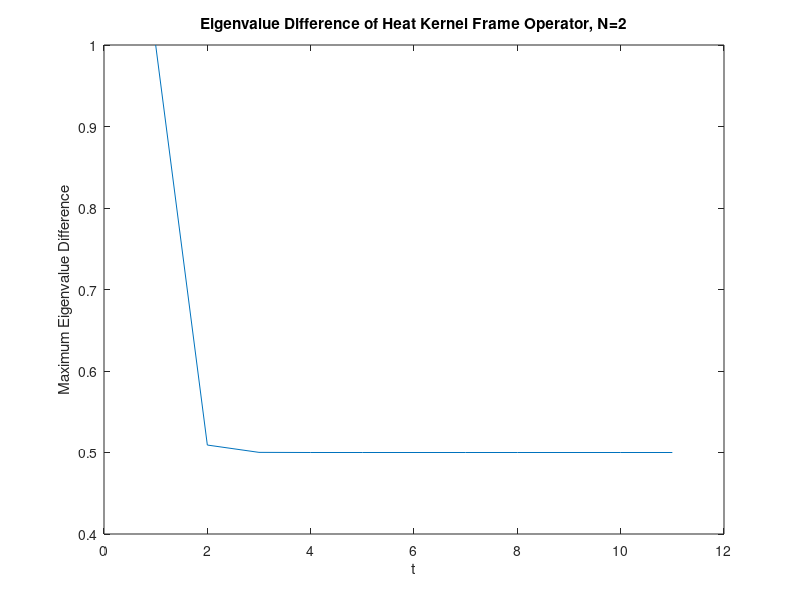

This chart was generated by the following MATLAB code: (Note: this script raises an error after producing the figure.)
clear
clc
close all

% Circle Graph Laplacian
A = [0 1; 1 0];
D = diag([1 1]);
L = D - A;

% Calculate the eigenvectors
[V1, D1] = eig(L);
v1 = V1(:, 1);
v2 = V1(:, 2);
v1_c = conj(v1)';
v2_c = conj(v2)';

% DFT and IDFT matrices filled with 5th roots of unity and their powers
dft = dftmtx(2);    
idft = dft';

% The graph heat kernel is the matrix exponential exp(-tL) for three values
% of time 't'

g_t = @(t) expm(-t*L);

% Create the analysis operator
eig_diff_arr = [];
count = 1;
for t=0:1:10
    g = g_t(t);
    A = [g(1,1)*v1_c; g(1,2)*v2_c; g(2,1)*v1_c; g(2,2)*v2_c];
    S = A*ctranspose(A);
    D = eig(S);
    eig_diff = max(D)-min(D);
    eig_diff_arr(count) = eig_diff;
    count = count + 1;
end
plot(eig_diff_arr)
xlabel('t')
ylabel('Maximum Eigenvalue Difference')
title('Eigenvalue Difference of Heat Kernel Frame Operator, N=2')

%% Circle(N)
clear
clc
close all

% Now repeat the above analysis but for circle graphs of varying sizes.
% Create the graph Laplacian for size N

tol = 1e-12;
for i=[5,6,7,8,9,10]
    s = [];
    t = [];
    for j=1:i
        if j ~= i
            s(j)=j;
            t(j)=j+1;
        end
    end
    s(j)=j;
    t(j)=1;
    
    G = graph(s, t);
    L = full(laplacian(G));
    [V1, D1] = eig(L);
    
    V1_conj = ctranspose(V1);
    a = 1/sqrt(i)*ctranspose(dftmtx(i));
    
    g_t = @(t) expm(-t*L);

    % Create the analysis and frame operator
    eig_diff_arr = [];
    count = 1;
    times = [1e-5, 1e-4, 1e-3, 1e-2, 1e-1, 1, 10, 100, 1000, 10000, 100000];
    times_str = {'1e-5', '1e-4', '1e-3', '1e-2', '1e-1', '1', '10', '100', '1000', '10000', '100000'};
    for t = times
        g = g_t(t);
        g_T = g';
        
        % plot the graph heat kernel
        if i == 10
        figure('units','normalized','outerposition',[0 0 1 1])
        imagesc(g)
        colorbar;
        title(strcat('Graph Heat Kernel, t=', times_str(count)), 'Fontsize', 36, 'Interpreter', 'latex');
        % saveas(gcf, strcat('graph_heat_kernel_circle', ', t=', times_str{count}, '.png'))
        end

        A = zeros(i^2, i);
        for j=1:i^2
            if j <= i
                A(j, :) = g_T(j)*V1_conj(j, :);
            elseif j > i && mod(j, i) ~= 0
                A(j, :) = g_T(j)*V1_conj(mod(j, i), :);
            elseif j > i && mod(j, i) == 0
                A(j, :) = g_T(j)*V1_conj(mod(j, i)+i, :);
            end
        end
        S = A*ctranspose(A);
        T = ctranspose(A)*A;
        D = eig(S);
        eig_diff = max(D)-min(D(D>tol));
        eig_diff_arr(count) = eig_diff;
        count = count + 1;
    end
    
    plot(eig_diff_arr, 'o-', 'LineWidth', 2)
    xlabel('t','Fontsize', 18)
    xticklabels(times_str)
    ylabel('Maximum Eigenvalue Difference |\lambda_{max}-\lambda_{min}|', 'Fontsize', 18)
    legend('N=5', 'N=6', 'N=7', 'N=8', 'N=9', 'N=10', 'N=50')
    title('Frame Operator Eigenvalue Gap', 'Interpreter', 'latex', 'Fontsize', 36)
    grid on
    hold on
end

%% Outer-Product Formulation

% Make sure that the above frame matrix A is formed correctly. It SHOULD be
% a multiple of the identity for the circle graph on N vertices

B = zeros(i);

for j=1:i
    B = B + (norm(g(:,j))^2) * V1(:,j) * V1_conj(j,:);
end